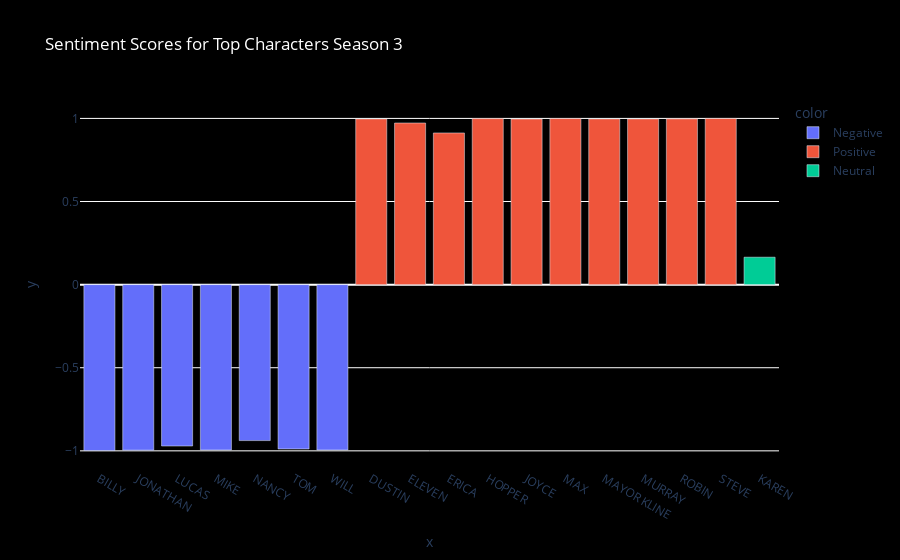

Here is the notebook cell this chart was saved with:
### Code cell
import plotly.graph_objects as go

fig2=px.bar(x = sent_dict.Character_Fix,y = sent_dict.compound, color = sent_dict.sentiment,
       color_continuous_scale="Bluered", 
     title= "Sentiment Scores for Top Characters Season 3")

fig2.update_layout(paper_bgcolor = 'black', plot_bgcolor = 'black')
fig2.update_layout(title_font_color='white') 
fig2.show()

### Figure 1 — Plotly figure (JSON) as saved in the notebook; plotly's stock layout.template omitted (floating-point values rounded to 4 significant figures)
{"data": [{"alignmentgroup": "True", "hovertemplate": "color=Negative<br>x=%{x}<br>y=%{y}<extra></extra>", "legendgroup": "Negative", "marker": {"color": "#636efa", "pattern": {"shape": ""}}, "name": "Negative", "offsetgroup": "Negative", "orientation": "v", "showlegend": true, "textposition": "auto", "type": "bar", "x": ["BILLY", "JONATHAN", "LUCAS", "MIKE", "NANCY", "TOM", "WILL"], "xaxis": "x", "y": [-0.9982, -0.9958, -0.9709, -0.9947, -0.9382, -0.9886, -0.9947], "yaxis": "y"}, {"alignmentgroup": "True", "hovertemplate": "color=Positive<br>x=%{x}<br>y=%{y}<extra></extra>", "legendgroup": "Positive", "marker": {"color": "#EF553B", "pattern": {"shape": ""}}, "name": "Positive", "offsetgroup": "Positive", "orientation": "v", "showlegend": true, "textposition": "auto", "type": "bar", "x": ["DUSTIN", "ELEVEN", "ERICA", "HOPPER", "JOYCE", "MAX", "MAYOR KLINE", "MURRAY", "ROBIN", "STEVE"], "xaxis": "x", "y": [0.997, 0.9724, 0.9125, 0.9988, 0.9964, 0.9992, 0.9971, 0.997, 0.9974, 0.9998], "yaxis": "y"}, {"alignmentgroup": "True", "hovertemplate": "color=Neutral<br>x=%{x}<br>y=%{y}<extra></extra>", "legendgroup": "Neutral", "marker": {"color": "#00cc96", "pattern": {"shape": ""}}, "name": "Neutral", "offsetgroup": "Neutral", "orientation": "v", "showlegend": true, "textposition": "auto", "type": "bar", "x": ["KAREN"], "xaxis": "x", "y": [0.165], "yaxis": "y"}], "layout": {"barmode": "relative", "legend": {"title": {"text": "color"}, "tracegroupgap": 0}, "paper_bgcolor": "black", "plot_bgcolor": "black", "title": {"font": {"color": "white"}, "text": "Sentiment Scores for Top Characters Season 3"}, "xaxis": {"anchor": "y", "domain": [0, 1], "title": {"text": "x"}}, "yaxis": {"anchor": "x", "domain": [0, 1], "title": {"text": "y"}}}}
